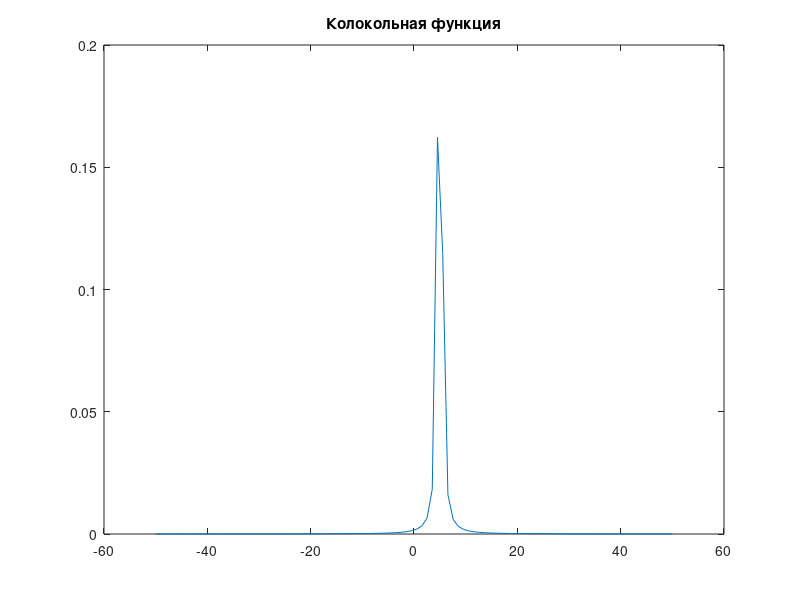

The MATLAB script that drew this image:
a = input("Введите значение нечеткого числа ");
power_k = input("Введите степень нечеткости колокольной функции ");

lim = 50;
num = linspace(-lim, lim, 100);
s = "Предельное значение ФП " + lim;

kolokol = (1 ./ (1 + power_k^2 * (num - a).^2));
plot(num, kolokol);
title("Колокольная функция");